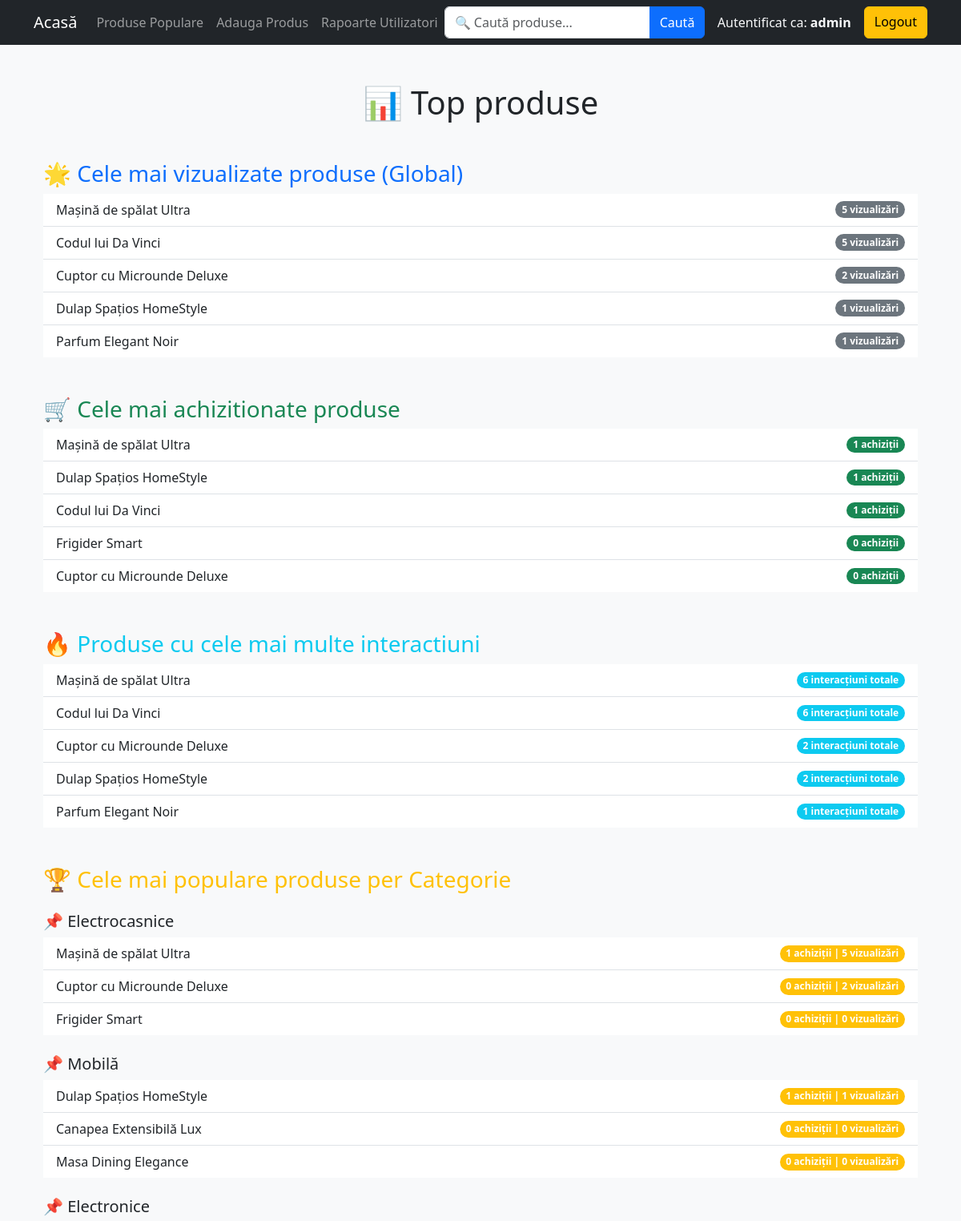
Before: /popular_products (signed in, upper part) with the older database file.
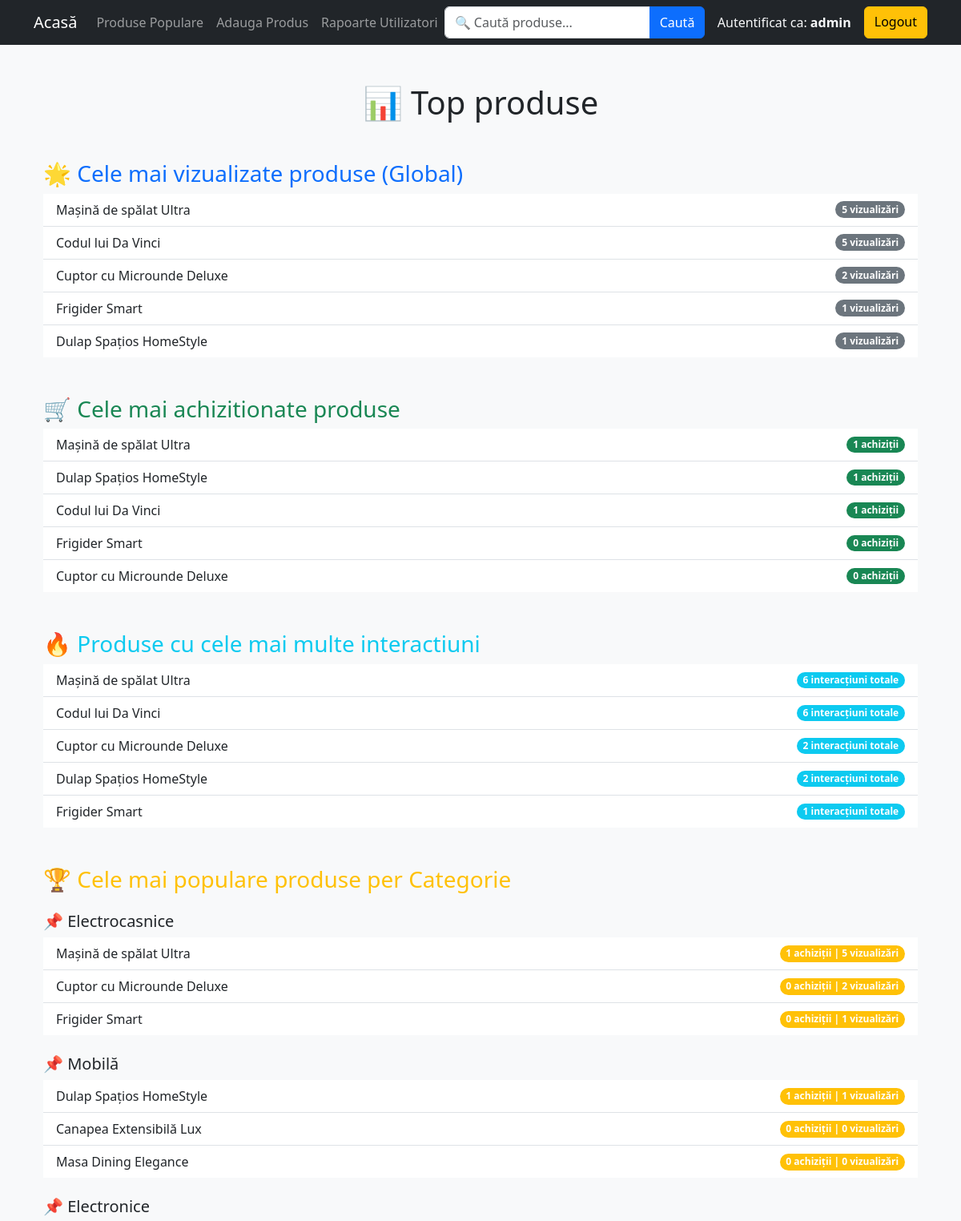
After: the same page with the newer database file.
### models.py (models this page shows, shortened)
class Product(db.Model):
    id = db.Column(db.Integer, primary_key=True)
    name = db.Column(db.String(100))
    category = db.Column(db.String(50))
    price = db.Column(db.Float)
    description = db.Column(db.Text)
    views = db.Column(db.Integer, default=0)
    purchases = db.Column(db.Integer, default=0)

### app.py (the view)
@app.route("/popular_products")
@login_required
def popular_products():
    most_viewed = Product.query.order_by(Product.views.desc()).limit(5).all()
    most_purchased = Product.query.order_by(Product.purchases.desc()).limit(5).all()
    most_interacted = (
        db.session.query(Product, db.func.sum(Product.views + Product.purchases).label("total_interactions"))
        .group_by(Product.id)
        .order_by(db.func.sum(Product.views + Product.purchases).desc())
        .limit(5)
        .all()
    )
    popular_per_category = {}
    for category in AVAILABLE_CATEGORIES:
        popular_per_category[category] = (
            Product.query.filter_by(category=category)
            .order_by(Product.purchases.desc(), Product.views.desc())
            .limit(5)
            .all()
        )
    return render_template(
        "popular_products.html",
        most_viewed=most_viewed,
        most_purchased=most_purchased,
        most_interacted=most_interacted,
        popular_per_category=popular_per_category
    )

### app.py (called while the page is built)
def login_required(f):
    @wraps(f)
    def decorated_function(*args, **kwargs):
        if "user_id" not in session:
            flash("Trebuie sa fii autentificat pentru a accesa aceasta pagina.")
            return redirect(url_for("login"))
        return f(*args, **kwargs)
    return decorated_function

### templates/popular_products.html (shortened to what this page needs)
<!DOCTYPE html>
<html lang="ro">
<head>
    <link rel="stylesheet" href="https://cdn.jsdelivr.net/npm/bootstrap@5.3.0/dist/css/bootstrap.min.css">
</head>
<body class="bg-light">
{% extends 'base.html' %}
{% block content %}
<div class="container mt-5">
    <h1 class="text-center mb-5">📊 Top produse</h1>
    <h3 class="mt-5 text-primary">🌟 Cele mai vizualizate produse (Global)</h3>
    <ul class="list-group list-group-flush">
        {% for product in most_viewed %}
            <li class="list-group-item d-flex justify-content-between align-items-center">
                {{ product.name }}
                <span class="badge bg-secondary rounded-pill">{{ product.views }} vizualizări</span>
            </li>
        {% endfor %}
    </ul>
    <h3 class="mt-5 text-success">🛒 Cele mai achizitionate produse </h3>
    <ul class="list-group list-group-flush">
        {% for product in most_purchased %}
            <li class="list-group-item d-flex justify-content-between align-items-center">
                {{ product.name }}
                <span class="badge bg-success rounded-pill">{{ product.purchases }} achiziții</span>
            </li>
        {% endfor %}
    </ul>
    <h3 class="mt-5 text-info">🔥 Produse cu cele mai multe interactiuni</h3>
    <ul class="list-group list-group-flush">
        {% for product, total_interactions in most_interacted %}
            <li class="list-group-item d-flex justify-content-between align-items-center">
                {{ product.name }}
                <span class="badge bg-info rounded-pill">{{ total_interactions }} interacțiuni totale</span>
            </li>
        {% endfor %}
    </ul>
    <h3 class="mt-5 text-warning">🏆 Cele mai populare produse per Categorie</h3>
    {% for category, products in popular_per_category.items() %}
        <h5 class="mt-4">📌 {{ category }}</h5>
        <ul class="list-group list-group-flush">
            {% for product in products %}
                <li class="list-group-item d-flex justify-content-between align-items-center">
                    {{ product.name }}
                    <span class="badge bg-warning rounded-pill">{{ product.purchases }} achiziții | {{ product.views }} vizualizări</span>
                </li>
            {% endfor %}
        </ul>
    {% endfor %}
</div>
{% endblock %}

Changed rows visible on the page:
no longer on this page (row unchanged): Product: name "Parfum Elegant Noir", views "1"
now on one of the page's lists (row edited): Product: name "Frigider Smart", views "1"
changed Product "Frigider Smart": views "0" → "1"
